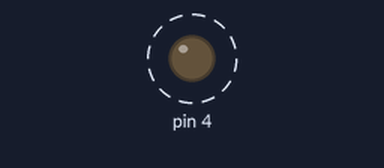
Bench run of a sketch on a simulated Arduino Uno, built with avr-gcc and run on an emulated ATmega328P. Parts: output pins drawn as LEDs (lit = HIGH). Dashed ring = blinking. What the sketch prints to the serial monitor is not drawn.

Above: at 0.5 s.
Timing chart, 0 to 4.6 s (numbered marks = the images above):
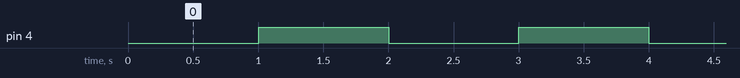

Measured:
- by itself, pin 4: alternates HIGH for 1.0 s and LOW for 1.0 s

The sketch:

test_millis.ino
```cpp
int a=0;

void setup() {
  // put your setup code here, to run once:
Serial.begin(9600);         // initializing Serial monitor
pinMode(4, OUTPUT);
}

void loop() {
  // put your main code here, to run repeatedly:
a=millis()/1000;
if (millis()/1000 % 2) {
  digitalWrite(4,HIGH);
}
else {
  digitalWrite(4,LOW);
}
Serial.println(a);   // writing the read value on Serial monitor

}
```
